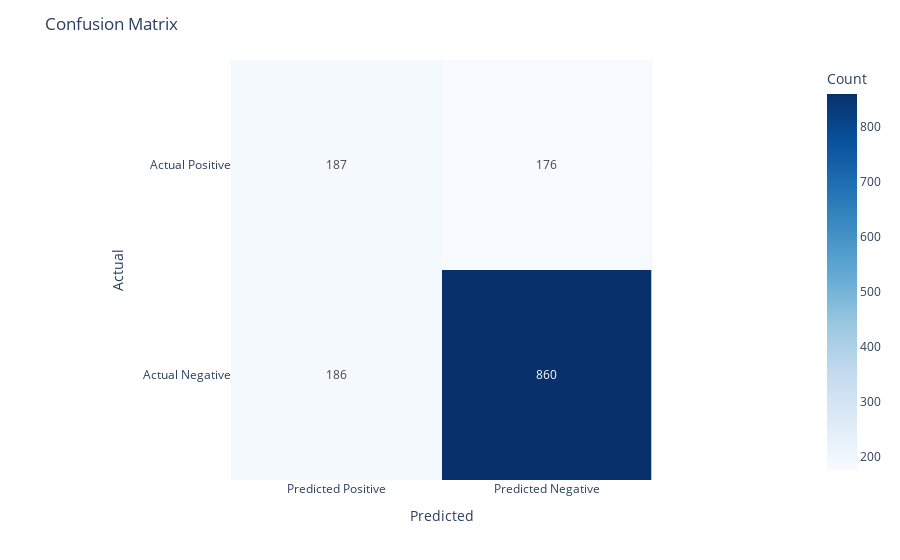

Notebook source saved alongside this figure:
### Code cell
dt1 = tree.DecisionTreeClassifier().fit(X_train, y_train)
y_pred_class = dt1.predict(X_val)
y_pred_prob = dt1.predict_proba(X_val)[:,1]

evaluation(y_val, y_pred_class)

### Figure 1 — Plotly figure (JSON) as saved in the notebook; plotly's stock layout.template omitted (floating-point values rounded to 4 significant figures)
{"data": [{"coloraxis": "coloraxis", "hovertemplate": "Predicted: %{x}<br>Actual: %{y}<br>Count: %{z}<extra></extra>", "name": "0", "showscale": true, "texttemplate": "%{z}", "type": "heatmap", "x": ["Predicted Positive", "Predicted Negative"], "xaxis": "x", "y": ["Actual Positive", "Actual Negative"], "yaxis": "y", "z": [[187, 176], [186, 860]]}], "layout": {"coloraxis": {"colorbar": {"title": {"text": "Count"}}, "colorscale": [[0, "rgb(247,251,255)"], [0.125, "rgb(222,235,247)"], [0.25, "rgb(198,219,239)"], [0.375, "rgb(158,202,225)"], [0.5, "rgb(107,174,214)"], [0.625, "rgb(66,146,198)"], [0.75, "rgb(33,113,181)"], [0.875, "rgb(8,81,156)"], [1, "rgb(8,48,107)"]]}, "margin": {"t": 60}, "title": {"text": "Confusion Matrix"}, "xaxis": {"anchor": "y", "constrain": "domain", "domain": [0, 1], "scaleanchor": "y", "title": {"text": "Predicted"}}, "yaxis": {"anchor": "x", "autorange": "reversed", "constrain": "domain", "domain": [0, 1], "title": {"text": "Actual"}}}}
